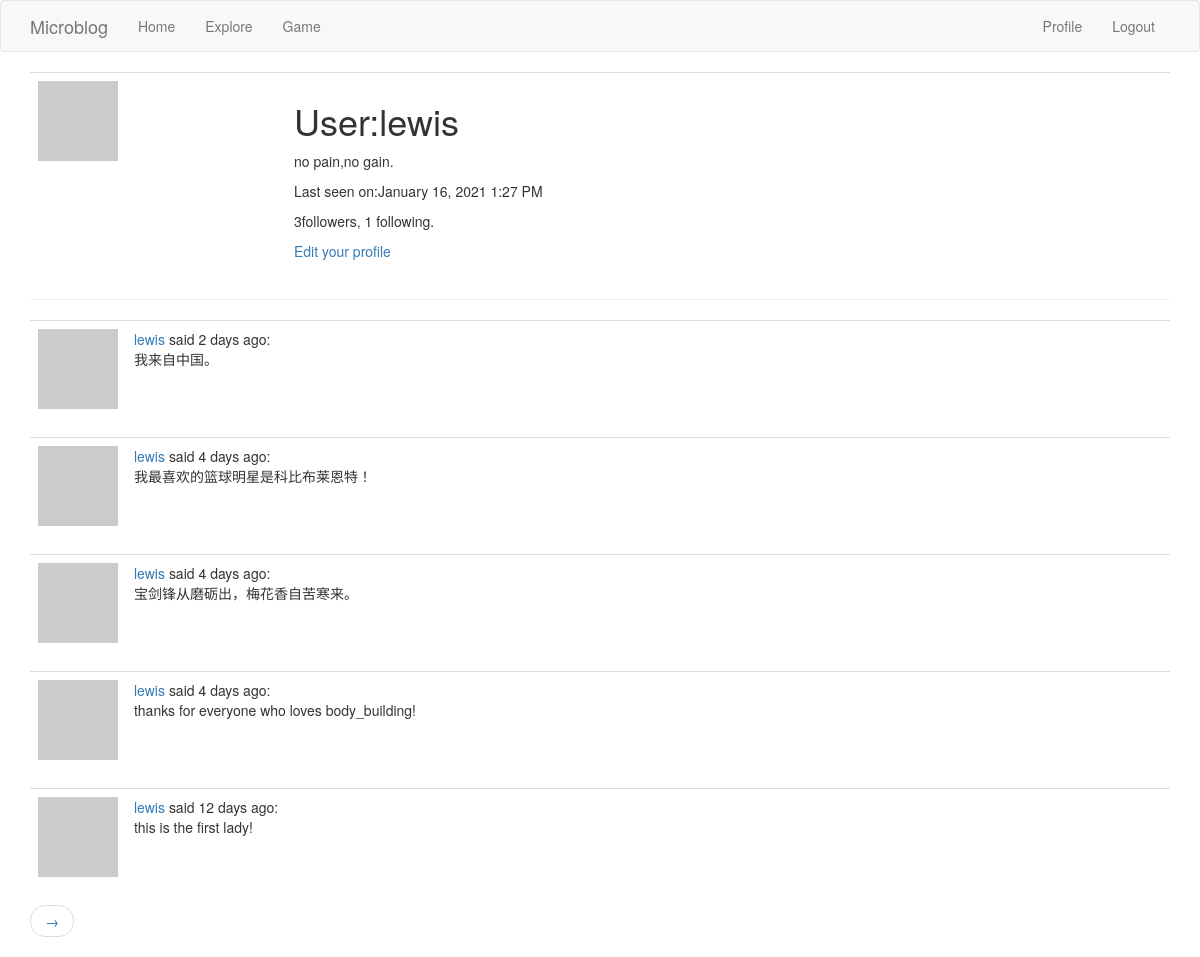
Page /user/lewis (signed in) on the earlier database version.
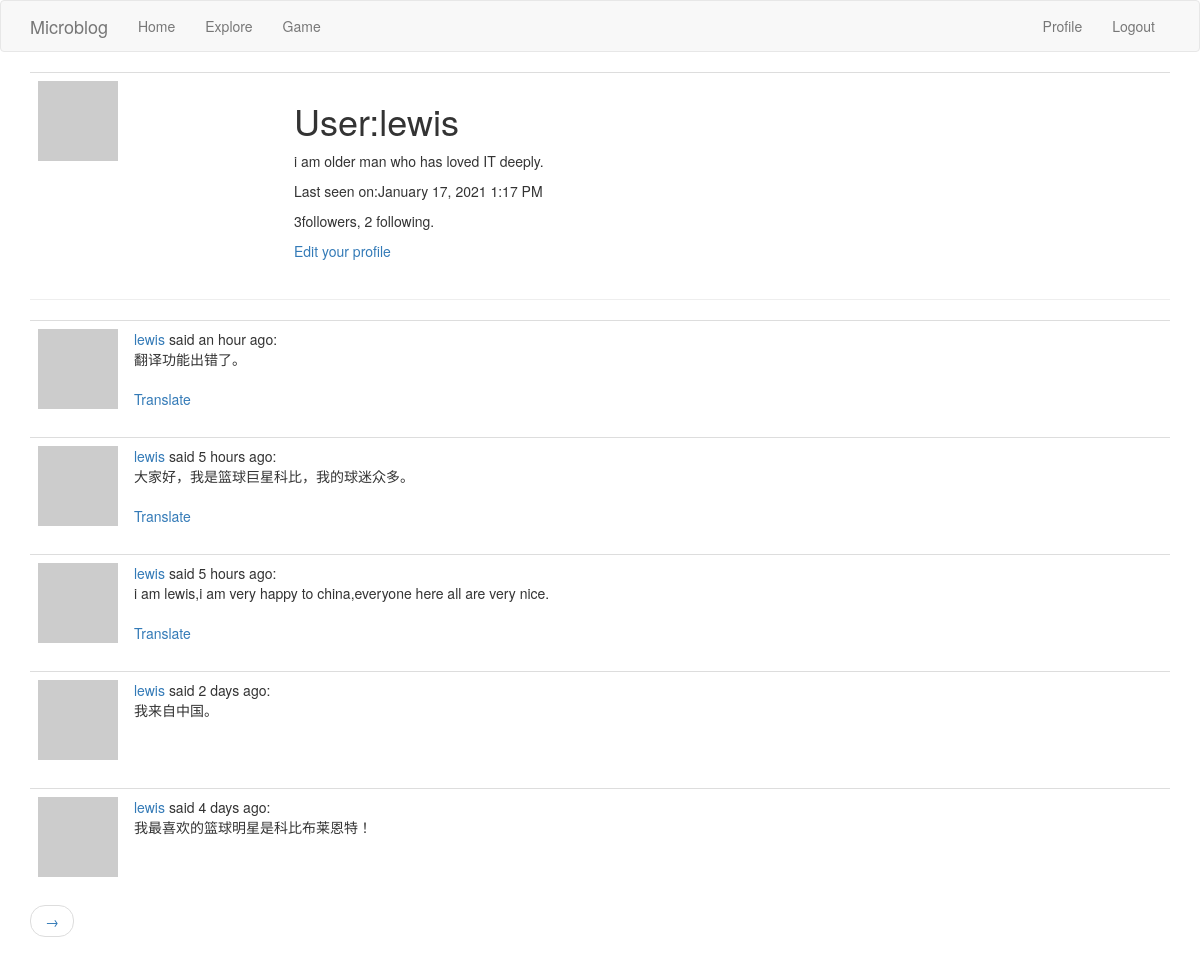
Same page on the later database version.
### app/models.py (models this page shows, shortened)
class User(UserMixin,db.Model):
    id = db.Column(db.Integer, primary_key=True)
    username = db.Column(db.String(64), index=True,unique=True)
    email = db.Column(db.String(120), index=True,unique=True)
    password_hash = db.Column(db.String(128))
    posts = db.relationship('Post',backref='author',lazy='dynamic')
    about_me = db.Column(db.String(140))
    last_seen = db.Column(db.DateTime,default=datetime.utcnow)
    followed = db.relationship(
        'User',
        secondary = followers,
        primaryjoin = (followers.c.follower_id==id),
        secondaryjoin = (followers.c.followed_id==id),
        backref = db.backref('followers',lazy='dynamic'),
        lazy='dynamic'
        )
    def avatar(self,size):
        digest = md5(self.email.lower().encode('utf-8')).hexdigest()
        return 'https://www.gravatar.com/avatar/{}?d=identicon&s={}'.format(digest,size)

class Post(db.Model):
    id = db.Column(db.Integer,primary_key=True)
    body = db.Column(db.String(140))
    timestamp = db.Column(db.DateTime,index=True,default=datetime.utcnow)
    user_id = db.Column(db.Integer,db.ForeignKey('user.id'))
    language = db.Column(db.String(5))

### app/routes.py (the view)
@app.route('/user/<username>')
@login_required
def user(username):
    user = User.query.filter_by(username=username).first_or_404()
    page = request.args.get('page',1,type=int)
    posts = user.posts.order_by(Post.timestamp.desc()).paginate(page,app.config['POSTS_PER_PAGE'],False)
    next_url = url_for('user',username=user.username,page=posts.next_num) if posts.has_next else None
    prev_url = url_for('user',username=user.username,page=posts.prev_num) if posts.has_prev else None
    return render_template('user.html',user=user,posts=posts.items,next_url=next_url,prev_url=prev_url)

### app/models.py (called while the page is built)
@login.user_loader
def load_user(id):
    return User.query.get(int(id))

### app/routes.py (called while the page is built)
@app.before_request
def before_request():
    if current_user.is_authenticated:
        current_user.last_seen = datetime.utcnow()
        db.session.commit()

### app/templates/user.html
{% extends "base.html" %}
{% block app_content %}
	<table class="table table-hover">
		<tr>
			<td width="256px"><img src="{{ user.avatar(256) }}"></td>
			<td>
				<h1>User:{{ user.username }}</h1>
				{% if  user.about_me  %}
					<p>{{ user.about_me }}</p>
				{% endif %}
				{% if  user.last_seen  %}
					<p>Last seen on:{{ moment(user.last_seen).format('LLL') }}</p>
				{% endif %}
				<p>{{ user.followers.count() }}followers, {{ user.followed.count() }} following.</p>
				{% if user == current_user %}
				<p>
					<a href="{{ url_for('edit_profile') }}">Edit your profile</a>
				</p>
				{% elif not current_user.is_following(user) %}
					<p><a href="{{ url_for('follow',username=user.username) }}">Follow</a></p>
				{% else %}
					<p><a href="{{ url_for('unfollow',username=user.username) }}">Unfollow</a></p>
				{% endif %}
			</td>
		</tr>
	</table>
	<hr>
	{% for post in posts%}
	{% include '_post.html' %}
	{% endfor %}
	<nav aria-label="..." >
		<ul class="pager">
			<li class="previous{% if not prev_url %} disables{% endif %}">
				<a href="{{ prev_url or '#' }}">
					<span aria-hidden="true">&rarr;</span>
				</a>
			</li>
		</ul>
	</nav>
{% endblock %}

### app/templates/_post.html
<table class="table table-hover">
	<tr>
		<td width="70px">
			<a href="{{ url_for('user',username=post.author.username) }}">
				<img src="{{ post.author.avatar(70) }}">
			</a>
		</td>
		<td>
			<a href="{{ url_for('user',username=post.author.username) }}">{{ post.author.username }}</a>
			said {{ moment(post.timestamp).fromNow() }}:
			<br>
			<span id="post{{ post.id }}">{{ post.body }}</span>
			{% if post.language and post.language != g.locale %}
				<br><br>
				<span id="translation{{ post.id }}">
					<a href="javascript:translate('#post{{ post.id }}','#translation{{ post.id }}','{{ post.language }}','{{ g.locale }}')">{{ _('Translate') }}</a>
				</span>
			{% endif %}
		</td>
        </tr>
</table>

Differences in the rows shown:
no longer on this page (row unchanged): Post: author.username "lewis", timestamp "4 days ago", body "宝剑锋从磨砺出，梅花香自苦寒来。"
no longer on this page (row unchanged): Post: author.username "lewis", timestamp "4 days ago", body "thanks for everyone who loves body_building!"
no longer on this page (row unchanged): Post: author.username "lewis", timestamp "12 days ago", body "this is the first lady!"
changed User "lewis": about_me "no pain,no gain." → "i am older man who has loved IT deeply."; last_seen "January 16, 2021 1:27 PM" → "January 17, 2021 1:17 PM"
added Post: author.username "lewis", timestamp "an hour ago", body "翻译功能出错了。"
added Post: author.username "lewis", timestamp "5 hours ago", body "大家好，我是篮球巨星科比，我的球迷众多。"
added Post: author.username "lewis", timestamp "5 hours ago", body "i am lewis,i am very happy to china,everyone here all are very nice."
Other differences:
{{ user.followed.count() }}: "1" → "2"
